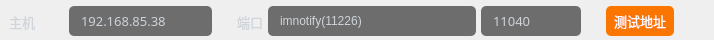
        <widget class="QWidget" name="widget_6" native="true">
         <property name="minimumSize">
          <size>
           <width>0</width>
           <height>40</height>
          </size>
         </property>
         <property name="maximumSize">
          <size>
           <width>16777215</width>
           <height>40</height>
          </size>
         </property>
         <property name="font">
          <font>
           <stylestrategy>PreferAntialias</stylestrategy>
          </font>
         </property>
         <property name="styleSheet">
          <string notr="true">QComboBox{
	color:#ffffff;
	border:0px solid #8a8a8a;
	color: rgb(138, 138, 138);
	border-radius:5px;
	background-color: rgb(25, 25, 25, 155);
	padding-left:10px;
	
	font: 10pt &quot;OPPOSans B&quot;;
}


QComboBox:disabled{
	border:0px solid gray;
	color:gray;
}

QComboBox::drop-down{
	background:transparent;
}
QComboBox::down-arrow{
	image: url(:/lib/tree_open.png);
    width:20px;
	height:20px;
	margin-right: 10px;
}


QComboBox::down-arrow:enabled{
	color:#52DCFE;
}


QComboBox QAbstractItemView{
	font: 10pt &quot;OPPOSans B&quot;;
	outline: 0px solid gray;   /* 选定项的虚框 */
	border:1px solid #1e2d36;
	color:#ffffff;
	background-color:#1e2d36;
	selection-background-color:rgb(37, 84, 138);
	border-radius:0px;
	padding-bottom:2px;
	padding-top:2px;
}

QComboBox QAbstractItemView::item
{
	height:30px;
	font: 10pt &quot;OPPOSans B&quot;;
	border-radius:5px;
}

QComboBox QAbstractItemView::item:hover {
    color:rgb(255,255,255);
	background-color: rgb(37, 84, 138);
}
 
/* 下拉后，整个下拉窗体被选择的每项的样式 */
QComboBox QAbstractItemView::item:selected {
    color:rgb(255,255,255);
	background-color: rgb(37, 84, 138);
}
</string>
         </property>
         <layout class="QHBoxLayout" name="horizontalLayout_2">
          <property name="spacing">
           <number>5</number>
          </property>
          <property name="leftMargin">
           <number>9</number>
          </property>
          <property name="topMargin">
           <number>3</number>
          </property>
          <property name="rightMargin">
           <number>0</number>
          </property>
          <property name="bottomMargin">
           <number>0</number>
          </property>
          <item>
           <widget class="QLabel" name="label_2">
            <property name="minimumSize">
             <size>
              <width>55</width>
              <height>0</height>
             </size>
            </property>
            <property name="maximumSize">
             <size>
              <width>55</width>
              <height>16777215</height>
             </size>
            </property>
            <property name="font">
             <font>
              <family>OPPOSans B</family>
              <pointsize>10</pointsize>
              <stylestrategy>PreferAntialias</stylestrategy>
             </font>
            </property>
            <property name="styleSheet">
             <string notr="true">color:#ced4da;</string>
            </property>
            <property name="text">
             <string>主机</string>
            </property>
           </widget>
          </item>
          <item>
           <widget class="QLineEdit" name="lineEdit_host">
            <property name="minimumSize">
             <size>
              <width>0</width>
              <height>30</height>
             </size>
            </property>
            <property name="maximumSize">
             <size>
              <width>170</width>
              <height>16777215</height>
             </size>
            </property>
            <property name="font">
             <font>
              <family>OPPOSans B</family>
              <pointsize>10</pointsize>
              <stylestrategy>PreferAntialias</stylestrategy>
             </font>
            </property>
            <property name="styleSheet">
             <string notr="true">QLineEdit{
color:#ced4da;
border-radius: 14px;
background-color: rgb(25, 25, 25, 155);
border: 0px solid rgba(255, 255, 255, 0);
border-radius: 5px;
padding-left:10px;
padding-right:10px;
}</string>
            </property>
            <property name="text">
             <string>192.168.85.38</string>
            </property>
            <property name="placeholderText">
             <string>172.16.8.154</string>
            </property>
           </widget>
          </item>
          <item>
           <spacer name="horizontalSpacer_3">
            <property name="font">
             <font>
              <stylestrategy>PreferAntialias</stylestrategy>
             </font>
            </property>
            <property name="orientation">
             <enum>Qt::Horizontal</enum>
            </property>
            <property name="sizeType">
             <enum>QSizePolicy::Fixed</enum>
            </property>
            <property name="sizeHint" stdset="0">
             <size>
              <width>20</width>
              <height>20</height>
             </size>
            </property>
           </spacer>
          </item>
          <item>
           <widget class="QLabel" name="label">
            <property name="maximumSize">
             <size>
              <width>40</width>
              <height>16777215</height>
             </size>
            </property>
            <property name="font">
             <font>
              <family>OPPOSans B</family>
              <pointsize>10</pointsize>
              <stylestrategy>PreferAntialias</stylestrategy>
             </font>
            </property>
            <property name="styleSheet">
             <string notr="true">color:#ced4da;</string>
            </property>
            <property name="text">
             <string>端口</string>
            </property>
           </widget>
          </item>
          <item>
           <widget class="QComboBox" name="comboBox_port">
            <property name="sizePolicy">
             <sizepolicy hsizetype="Expanding" vsizetype="Fixed">
              <horstretch>0</horstretch>
              <verstretch>0</verstretch>
             </sizepolicy>
            </property>
            <property name="minimumSize">
             <size>
              <width>100</width>
              <height>30</height>
             </size>
            </property>
            <property name="maximumSize">
             <size>
              <width>230</width>
              <height>16777215</height>
             </size>
            </property>
            <property name="font">
             <font>
              <family>OPPOSans B</family>
              <pointsize>10</pointsize>
              <weight>50</weight>
              <italic>false</italic>
              <bold>false</bold>
              <stylestrategy>PreferAntialias</stylestrategy>
             </font>
            </property>
            <property name="styleSheet">
             <string notr="true">color:#ced4da;</string>
            </property>
            <property name="editable">
             <bool>true</bool>
            </property>
            <item>
             <property name="text">
              <string>imnotify(11226)</string>
             </property>
            </item>
            <item>
             <property name="text">
              <string>ap(4031)</string>
             </property>
            </item>
            <item>
             <property name="text">
              <string>badword(11040)</string>
             </property>
            </item>
            <item>
             <property name="text">
              <string>user(11241)</string>
             </property>
            </item>
            <item>
             <property name="text">
              <string>buddy(11201)</string>
             </property>
            </item>
            <item>
             <property name="text">
              <string>chat(11203)</string>
             </property>
            </item>
            <item>
             <property name="text">
              <string>login(11225)</string>
             </property>
            </item>
            <item>
             <property name="text">
              <string>cloud(11204)</string>
             </property>
            </item>
            <item>
             <property name="text">
              <string>cache(11202)</string>
             </property>
            </item>
            <item>
             <property name="text">
              <string>collection(11205)</string>
             </property>
            </item>
            <item>
             <property name="text">
              <string>customer(11207)</string>
             </property>
            </item>
            <item>
             <property name="text">
              <string>dbconfig(11208)</string>
             </property>
            </item>
            <item>
             <property name="text">
              <string>emoticon(11209)</string>
             </property>
            </item>
            <item>
             <property name="text">
              <string>commentcenter(11206)</string>
             </property>
            </item>
            <item>
             <property name="text">
              <string>analysiswebsite(11200)</string>
             </property>
            </item>
            <item>
             <property name="text">
              <string>enterprisedictionary(11210)</string>
             </property>
            </item>
            <item>
             <property name="text">
              <string>enterpriseorganization(11211)</string>
             </property>
            </item>
            <item>
             <property name="text">
              <string>enterpriseregister(11212)</string>
             </property>
            </item>
            <item>
             <property name="text">
              <string>enterpriserolemenu(11213)</string>
             </property>
            </item>
            <item>
             <property name="text">
              <string>enterprisestatistics(11214)</string>
             </property>
            </item>
            <item>
             <property name="text">
              <string>enterpriseTask(11215)</string>
             </property>
            </item>
            <item>
             <property name="text">
              <string>enterpriseuser(11216)</string>
             </property>
            </item>
            <item>
             <property name="text">
              <string>feedback(11217)</string>
             </property>
            </item>
            <item>
             <property name="text">
              <string>fullsearch(11218)</string>
             </property>
            </item>
            <item>
             <property name="text">
              <string>group(11219)</string>
             </property>
            </item>
            <item>
             <property name="text">
              <string>groupfile(11220)</string>
             </property>
            </item>
            <item>
             <property name="text">
              <string>groupmember(11221)</string>
             </property>
            </item>
            <item>
             <property name="text">
              <string>imageverify(11222)</string>
             </property>
            </item>
            <item>
             <property name="text">
              <string>iosnotice-new(11223)</string>
             </property>
            </item>
            <item>
             <property name="text">
              <string>lbs(11224)</string>
             </property>
            </item>
            <item>
             <property name="text">
              <string>memo(11226)</string>
             </property>
            </item>
            <item>
             <property name="text">
              <string>messagestorage(11227)</string>
             </property>
            </item>
            <item>
             <property name="text">
              <string>online(11228)</string>
             </property>
            </item>
            <item>
             <property name="text">
              <string>operationlog(11229)</string>
             </property>
            </item>
            <item>
             <property name="text">
              <string>platform(11230)</string>
             </property>
            </item>
            <item>
             <property name="text">
              <string>platform-business(11231)</string>
             </property>
            </item>
            <item>
             <property name="text">
              <string>platform-database(11232)</string>
             </property>
            </item>
            <item>
             <property name="text">
              <string>platformstatistics(11233)</string>
             </property>
            </item>
            <item>
             <property name="text">
              <string>recommend(11234)</string>
             </property>
            </item>
            <item>
             <property name="text">
              <string>registeruser(11235)</string>
             </property>
            </item>
            <item>
             <property name="text">
              <string>route(11236)</string>
             </property>
            </item>
            <item>
             <property name="text">
              <string>setting(11237)</string>
             </property>
            </item>
            <item>
             <property name="text">
              <string>sharecomment(11238)</string>
             </property>
            </item>
            <item>
             <property name="text">
              <string>sharecontent(11239)</string>
             </property>
            </item>
            <item>
             <property name="text">
              <string>timestamp(11240)</string>
             </property>
            </item>
            <item>
             <property name="text">
              <string>userbase(11242)</string>
             </property>
            </item>
            <item>
             <property name="text">
              <string>verifycode(11243)</string>
             </property>
            </item>
            <item>
             <property name="text">
              <string>verifymessage(11244)</string>
             </property>
            </item>
           </widget>
          </item>
          <item>
           <widget class="QLineEdit" name="lineEdit_port">
            <property name="minimumSize">
             <size>
              <width>0</width>
              <height>30</height>
             </size>
            </property>
            <property name="maximumSize">
             <size>
              <width>100</width>
              <height>16777215</height>
             </size>
            </property>
            <property name="font">
             <font>
              <family>OPPOSans B</family>
              <pointsize>10</pointsize>
              <stylestrategy>PreferAntialias</stylestrategy>
             </font>
            </property>
            <property name="styleSheet">
             <string notr="true">QLineEdit{
color:#ced4da;
border-radius: 14px;
background-color: rgb(25, 25, 25, 155);
border: 0px solid rgba(255, 255, 255, 0);
border-radius: 5px;
padding-left:10px;
padding-right:10px;
}</string>
            </property>
            <property name="text">
             <string>11040</string>
            </property>
            <property name="placeholderText">
             <string>9090</string>
            </property>
           </widget>
          </item>
          <item>
           <spacer name="horizontalSpacer_4">
            <property name="font">
             <font>
              <stylestrategy>PreferAntialias</stylestrategy>
             </font>
            </property>
            <property name="orientation">
             <enum>Qt::Horizontal</enum>
            </property>
            <property name="sizeType">
             <enum>QSizePolicy::Fixed</enum>
            </property>
            <property name="sizeHint" stdset="0">
             <size>
              <width>20</width>
              <height>20</height>
             </size>
            </property>
           </spacer>
          </item>
          <item>
           <widget class="QToolButton" name="toolButton_test">
            <property name="minimumSize">
             <size>
              <width>68</width>
              <height>30</height>
             </size>
            </property>
            <property name="font">
             <font>
              <family>OPPOSans B</family>
              <pointsize>10</pointsize>
              <weight>50</weight>
              <italic>false</italic>
              <bold>false</bold>
              <stylestrategy>PreferAntialias</stylestrategy>
             </font>
            </property>
            <property name="styleSheet">
             <string notr="true">QToolButton {
	font: 10pt &quot;OPPOSans B&quot;;
	color: rgb(255, 255, 255);
	
	background-color: rgb(250, 118, 0);
	border-radius: 5px;
}

QToolButton::menu-indicator { 
	image: None;
}

 
QToolButton:hover {
	color: rgb(255, 255, 255);
	background-color: rgb(250, 118, 0);
}</string>
            </property>
            <property name="text">
             <string>测试地址</string>
            </property>
            <property name="icon">
             <iconset resource="../lib.qrc">
              <normaloff>:/lib/node2.png</normaloff>:/lib/node2.png</iconset>
            </property>
            <property name="toolButtonStyle">
             <enum>Qt::ToolButtonTextBesideIcon</enum>
            </property>
           </widget>
          </item>
          <item>
           <spacer name="horizontalSpacer_2">
            <property name="font">
             <font>
              <stylestrategy>PreferAntialias</stylestrategy>
             </font>
            </property>
            <property name="orientation">
             <enum>Qt::Horizontal</enum>
            </property>
            <property name="sizeHint" stdset="0">
             <size>
              <width>40</width>
              <height>20</height>
             </size>
            </property>
           </spacer>
          </item>
         </layout>
        </widget>
